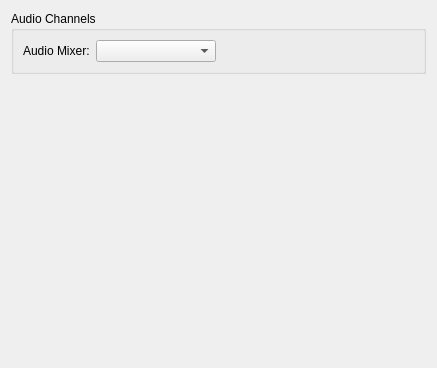
<ui version="4.0" >
 <class>audioSettingsPage</class>
 <widget class="QWidget" name="audioSettingsPage" >
  <property name="geometry" >
   <rect>
    <x>0</x>
    <y>0</y>
    <width>437</width>
    <height>368</height>
   </rect>
  </property>
  <layout class="QGridLayout" name="gridLayout" >
   <item row="0" column="0" >
    <widget class="QGroupBox" name="audioInputGroupBox" >
     <property name="title" >
      <string>Audio Channels</string>
     </property>
     <layout class="QGridLayout" name="gridLayout_2" >
      <item row="0" column="0" >
       <widget class="QLabel" name="audioMixerLabel" >
        <property name="text" >
         <string>Audio Mixer:</string>
        </property>
       </widget>
      </item>
      <item row="0" column="1" >
       <widget class="QComboBox" name="audioMixerComboBox" >
        <property name="minimumSize" >
         <size>
          <width>120</width>
          <height>0</height>
         </size>
        </property>
       </widget>
      </item>
      <item row="0" column="2" >
       <spacer name="horizontalSpacer" >
        <property name="orientation" >
         <enum>Qt::Horizontal</enum>
        </property>
        <property name="sizeHint" stdset="0" >
         <size>
          <width>40</width>
          <height>20</height>
         </size>
        </property>
       </spacer>
      </item>
     </layout>
    </widget>
   </item>
   <item row="1" column="0" >
    <spacer name="verticalSpacer" >
     <property name="orientation" >
      <enum>Qt::Vertical</enum>
     </property>
     <property name="sizeHint" stdset="0" >
      <size>
       <width>20</width>
       <height>40</height>
      </size>
     </property>
    </spacer>
   </item>
  </layout>
 </widget>
 <resources/>
 <connections/>
</ui>
